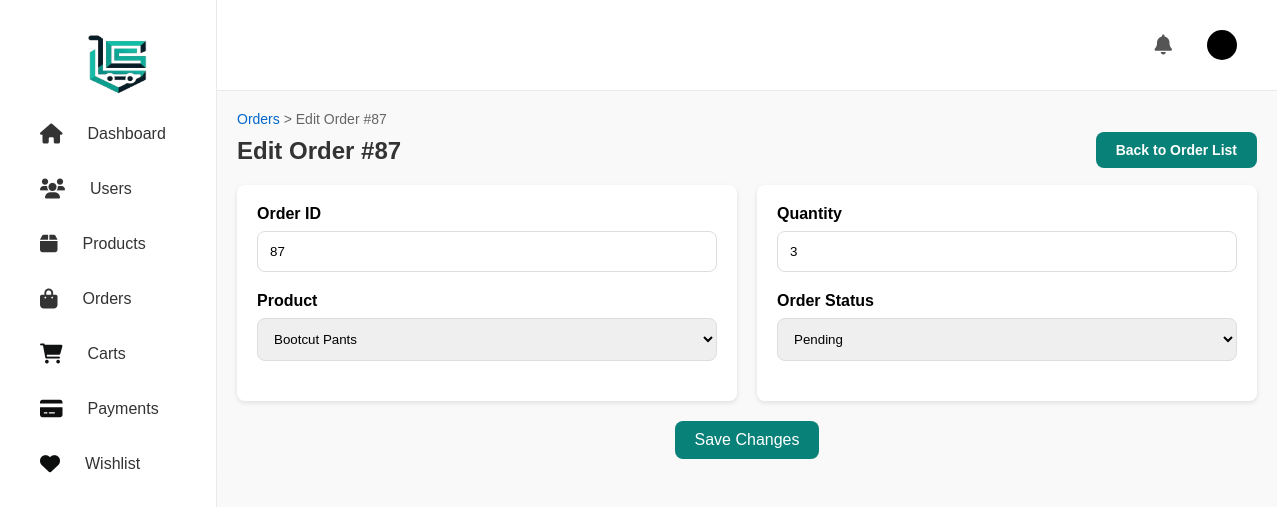
The app's page /dashboard/orders/edit/87/ with its own data.
### app/models.py (models this page shows, shortened)
class OrderPlaced(models.Model):
    user = models.ForeignKey(User, on_delete=models.CASCADE)
    customer = models.ForeignKey(Customer, on_delete=models.CASCADE, related_name='orders_as_customer')
    product = models.ForeignKey(Product, on_delete=models.CASCADE)
    quantity = models.PositiveIntegerField(default=1)
    ordered_date = models.DateTimeField(auto_now_add=True)
    status = models.CharField(max_length=50, choices=STATUS_CHOICES, default='Pending')
    payment = models.ForeignKey(Payment, on_delete=models.SET_NULL, null=True, blank=True, related_name='orders')
    shipping_address = models.ForeignKey(
        Customer, on_delete=models.SET_NULL, null=True, blank=True, related_name='orders_as_shipping_address'
    )

### app/views.py (the view)
# urls.py: path('dashboard/orders/edit/<int:pk>/', views.edit_order, name='edit_order'),
def edit_order(request, pk):
    order = get_object_or_404(OrderPlaced, pk=pk)
    if request.method == 'POST':
        form = EditOrderForm(request.POST, instance=order)
        if form.is_valid():
            form.save()
            messages.success(request, "Order updated successfully.")
            return redirect('dashboard_orders')
    else:
        form = EditOrderForm(instance=order)
    return render(request, 'app/admin_edit_orders.html', {'form': form, 'order': order})

### app/forms.py
class EditOrderForm(forms.ModelForm):
    class Meta:
        model = OrderPlaced
        fields = ['product', 'quantity', 'status']  # Removed 'payment'
        widgets = {
            'product': forms.Select(attrs={'class': 'form-input'}),
            'quantity': forms.NumberInput(attrs={'class': 'form-input'}),
            'status': forms.Select(attrs={'class': 'form-input'}),
        }

### app/models.py (called while the page is built)
    def __str__(self):
        return self.title

### templates/app/admin_edit_orders.html (shortened to what this page needs)
{% extends 'app/dashboard_static.html' %}
{% load static %}
{% block edit_order %}
<div class="edit-product-container">
    <nav class="breadcrumb">
        <a href="{% url 'dashboard_orders' %}">Orders</a> &gt;
        <span>Edit Order #{{ order.id }}</span>
    </nav>
    <p class="edit-product-title">Edit Order #{{ order.id }}
        <a href="{% url 'dashboard_orders' %}" class="back-link">Back to Order List</a>
    </p>
    <div class="edit-product-content">
        <form method="POST" class="edit-product-form">
            <div class="form-grid">
                <div class="form-left">
                    <div class="form-group">
                        <label class="form-label">Order ID</label>
                        <input type="text" value="{{ order.id }}" readonly class="form-input" />
                    </div>
                    <div class="form-group">
                        <label class="form-label">Product</label>
                        {{ form.product }}
                    </div>
                </div>
                <div class="form-right">
                    <div class="form-group">
                        <label class="form-label">Quantity</label>
                        {{ form.quantity }}
                    </div>
                    <div class="form-group">
                        <label class="form-label">Order Status</label>
                        {{ form.status }}
                    </div>
                </div>
            </div>
            <div class="form-action">
                <button type="submit" class="btn">Save Changes</button>
            </div>
        </form>
    </div>
</div>
{% endblock edit_order %}

### templates/app/dashboard_static.html (style rules this page uses)
* { margin: 0; padding: 0; box-sizing: border-box; }
body { font-family: Arial, sans-serif; display: flex; height: 100vh; background-color: #f9f9f9; }
.btn { padding: 10px 20px; font-size: 14px; text-align: center; text-decoration: none; border-radius: 4px; cursor: pointer; }

### templates/app/admin_edit_orders.html (style rules this page uses)
.edit-product-container { background-color: #f9f9f9; padding: 20px; border-radius: 8px; width: 100%; }
.breadcrumb { font-size: 14px; color: #666; margin-bottom: 10px; }
.breadcrumb a { color: #0066cc; text-decoration: none; }
.edit-product-title { font-size: 24px; color: #333; margin-bottom: 20px; font-weight: bold; }
.edit-product-content { display: flex; justify-content: space-between; gap: 20px; }
.form-grid { display: grid; grid-template-columns: 1fr 1fr; gap: 20px; }
.form-left, .form-right { background-color: #fff; padding: 20px; border-radius: 8px; box-shadow: 0 2px 5px rgba(0, 0, 0, 0.1); width: 500px; }
.form-group { margin-bottom: 20px; }
.form-label { font-weight: bold; display: block; margin-bottom: 8px; }
.form-input, select, textarea { width: 100%; padding: 12px; border-radius: 8px; border: 1px solid #ddd; box-sizing: border-box; }
.form-action { text-align: center; margin-top: 20px; }
.btn { padding: 10px 20px; background-color: #088178; color: white; border: none; border-radius: 8px; cursor: pointer; font-size: 16px; }
.back-link { padding: 10px 20px; background-color: #088178; color: white; border-radius: 8px; text-decoration: none; font-size: 14px; float: right; margin-top: -5px; }

### records on screen
OrderPlaced: id "87", product "Bootcut Pants", quantity "3", status "Pending"
